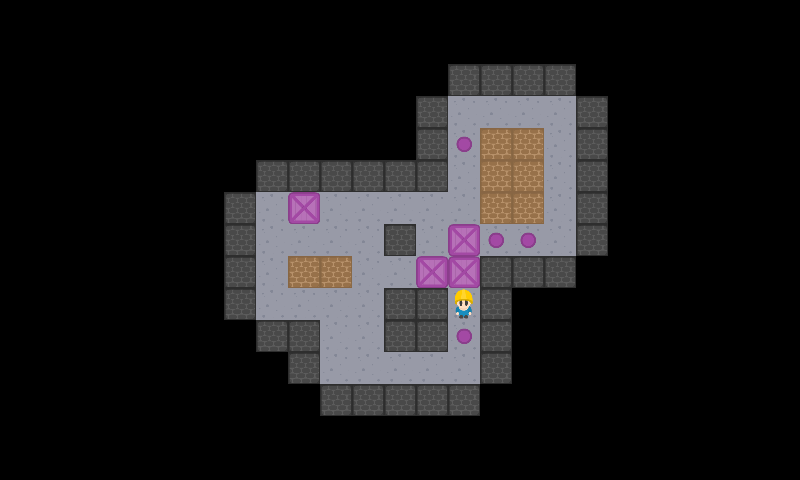

A level layout from a 2D game, rendered from its tile map. Below: a short description, then the map file with tile-grid data replaced by summaries:
An orthogonal 25x15 tile map with 32x32 px tiles, 2 tile layers (StaticMap, Objetos).

<map version="1.0" orientation="orthogonal" renderorder="right-down" width="25" height="15" tilewidth="32" tileheight="32">
 <tileset firstgid="1" source="Tileset.tsx" />
 <layer name="StaticMap" width="25" height="15">
  <data>[375 cells, 91 non-empty, 3 distinct tile ids]</data>
 </layer>
 <layer name="Objetos" width="25" height="15">
  <data>[375 cells, 9 non-empty, 3 distinct tile ids]</data>
 </layer>
</map>
